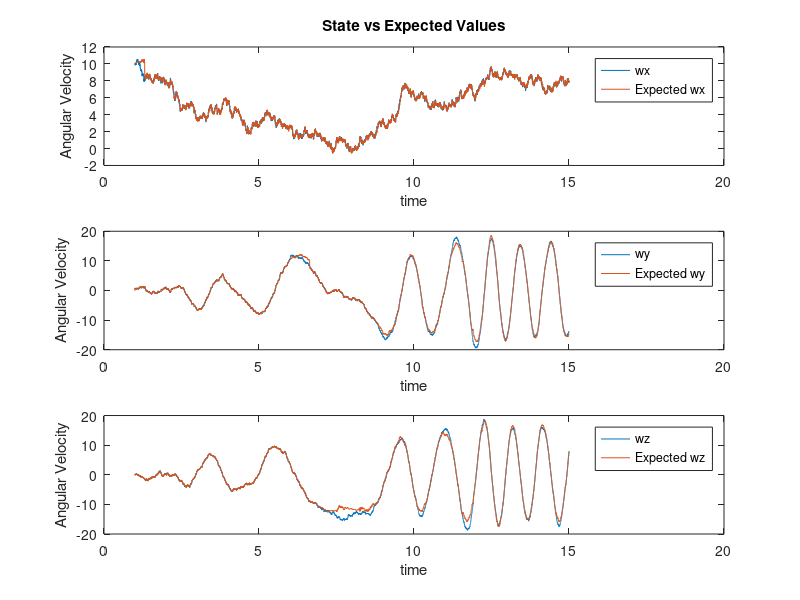

Write MATLAB code to recreate this figure.
%% Extended Kalman Filter
%{ 
The following is an implementation of an Extended Kalman Filter. To demonstrate
its performance, the following code simulates the rotational movement of a satellite. The dynamics of the vehicle are
The satellite was modeled using Euler's equations of rigid body motion. 
The EKF provides estimates of the angular velocities of the nonlinear system.
This code was created as a course assignemt for AA273: State Estimation and Filtering for Aerospace
Applications.
%}

clc;
clear;

% Define Time Vectors
t_f = 15;
delta_t = 0.001;
time = 1:delta_t:t_f;
N = length(time);

% Define Parameters
Jx = 1;
Jy = 5;
Jz = 5;
J = [Jx, 0, 0; 0, Jy, 0; 0, 0, Jz];
Tau = [0;0;0];
c = 10;
Q = 0.004 * eye(3);
R = 0.1*eye(3);
mu_V = [0;0;0];
mu_W = [0;0;0];

% Initialize Space
wx = zeros(1,N);
wy = zeros(1,N);
wz = zeros(1,N);
Sigma = zeros(3,3,N);
mu = zeros(3,N);
A = zeros(3,3,N);
W = zeros(3,N);
V = zeros(3,N);
C = zeros(3,3,N);
Y = zeros(3,N);
Y_h = Y;

% Set Initial Conditionsd
wx(1) = 10;
wy(1) = 0.1;
wz(1) = 0.1;
mu(:,1) = [10,0,0]';
Sigma(:,:,1) = diag([1 1 1]);
W(:,1) = mvnrnd(mu_V,Q)';
V(:,1) = mvnrnd(mu_V,R)';

A(:,:,1) = [1, delta_t*(J(2,2) - J(3,3)) * mu(1,1), delta_t*(J(2,2) - J(3,3))*mu(2,1);...
         delta_t*(J(3,3) - J(1,1))*mu(3,1), 1, delta_t*(J(3,3) - J(1,1))*mu(1,1);...
         delta_t*(J(1,1) - J(2,2))*mu(2,1), delta_t*(J(1,1) - J(2,2))*mu(1,1), 1];


% Define States
X = [wx;wy;wz];

for j = 1:3
    if abs(X(j,1)) < c
        C(j,j,1) = 1;
        Y(j,1) = X(j,1);
        Y_h(j,1) = mu(j,1);
    elseif abs(X(j,1)) >= c
        C(j,j,1) = 0;
        Y(j,1) = sign(X(j,1)) * c;
        Y_h(j,1) = sign(mu(j,1))*c;
    end
end

Y(:,1) = Y(:,1) + V(:,1);
Y_h(:,1) = Y_h(:,1) + V(:,1);

for t = 2:(N)
   
    % EKF Predict
    mu(:,t) = [delta_t*(((J(2,2) - J(3,3))/J(1,1)) * (mu(2,t-1)*mu(3,t-1)) + Tau(1,1)) + mu(1,t-1);...
        delta_t*(((J(3,3) - J(1,1))/J(2,2)) * (mu(3,t-1)*mu(1,t-1)) + Tau(2,1)) + mu(2,t-1);...
        delta_t*(((J(1,1) - J(2,2))/J(3,3)) * (mu(1,t-1)*mu(2,t-1)) + Tau(3,1)) + mu(3,t-1)];
    Sigma(:,:,t) = A(:,:,t-1)*Sigma(:,:,t-1)*A(:,:,t-1)' + Q;
    
    % State and Measurement Calculations
    V(:,t) = mvnrnd(mu_V,R)';
    W(:,t) = mvnrnd(mu_V,Q)';
    
    X(:,t) = [delta_t*(((J(2,2) - J(3,3))/J(1,1)) * (X(2,t-1)*X(3,t-1)) + Tau(1,1)) + X(1,t-1);...
        delta_t*(((J(3,3) - J(1,1))/J(2,2)) * (X(3,t-1)*X(1,t-1)) + Tau(2,1)) + X(2,t-1);...
        delta_t*(((J(1,1) - J(2,2))/J(3,3)) * (X(1,t-1)*X(2,t-1)) + Tau(3,1)) + X(3,t-1)] + W(:,t);
    
    for j = 1:3
        if abs(X(j,t)) < c
            Y(j,t) = X(j,t);
        elseif abs(X(j,t)) >= c
            Y(j,t) = sign(X(j,t)) * c;
        end
    end
    
    for j = 1:3
        if abs(mu(j,t)) < c
            Y_h(j,t) = mu(j,t);
        elseif abs(mu(j,t)) >= c
            Y_h(j,t) = sign(mu(j,t))*c;
        end
    end
    Y(:,t) = Y(:,t) + V(:,t);
    
    

    for j = 1:3
        if abs(mu(j,t)) < c
            C(j,j,t) = 1;
        elseif abs(mu(j,t)) >= c
            C(j,j,t) = 0;
        end
    end    
    
    % EKF Update
    mu(:,t) = mu(:,t) + Sigma(:,:,t) * C(:,:,t)'*inv(C(:,:,t)*Sigma(:,:,t)*C(:,:,t)' + R) * (Y(:,t) - Y_h(:,t));
    Sigma(:,:,t) = Sigma(:,:,t) - Sigma(:,:,t)*C(:,:,t)'*inv(C(:,:,t)*Sigma(:,:,t-1)*C(:,:,t)' + R) * C(:,:,t) * Sigma(:,:,t);
    
    % State A Matrix Calculations
    A(:,:,t) = [1, delta_t*(J(2,2) - J(3,3)) * mu(3,t), delta_t*(J(2,2) - J(3,3))*mu(2,t);...
         delta_t*(J(3,3) - J(1,1))*mu(3,t), 1, delta_t*(J(3,3) - J(1,1))*mu(1,t);...
         delta_t*(J(1,1) - J(2,2))*mu(3,t), delta_t*(J(1,1) - J(2,2))*mu(1,t), 1];
    
end

figure(1);                                          
subplot(3,1,1); grid on;
    plot(time,X(1,:),time,mu(1,:))
    title('State vs Expected Values'); 
    xlabel('time'); ylabel('Angular Velocity');
    legend('wx','Expected wx')
subplot(3,1,2); grid on
    plot(time,X(2,:),time,mu(2,:))
    xlabel('time'); ylabel('Angular Velocity');
    legend('wy','Expected wy')
subplot(3,1,3); grid on
    plot(time,X(3,:),time,mu(3,:))
    xlabel('time'); ylabel('Angular Velocity');
    legend('wz','Expected wz')
